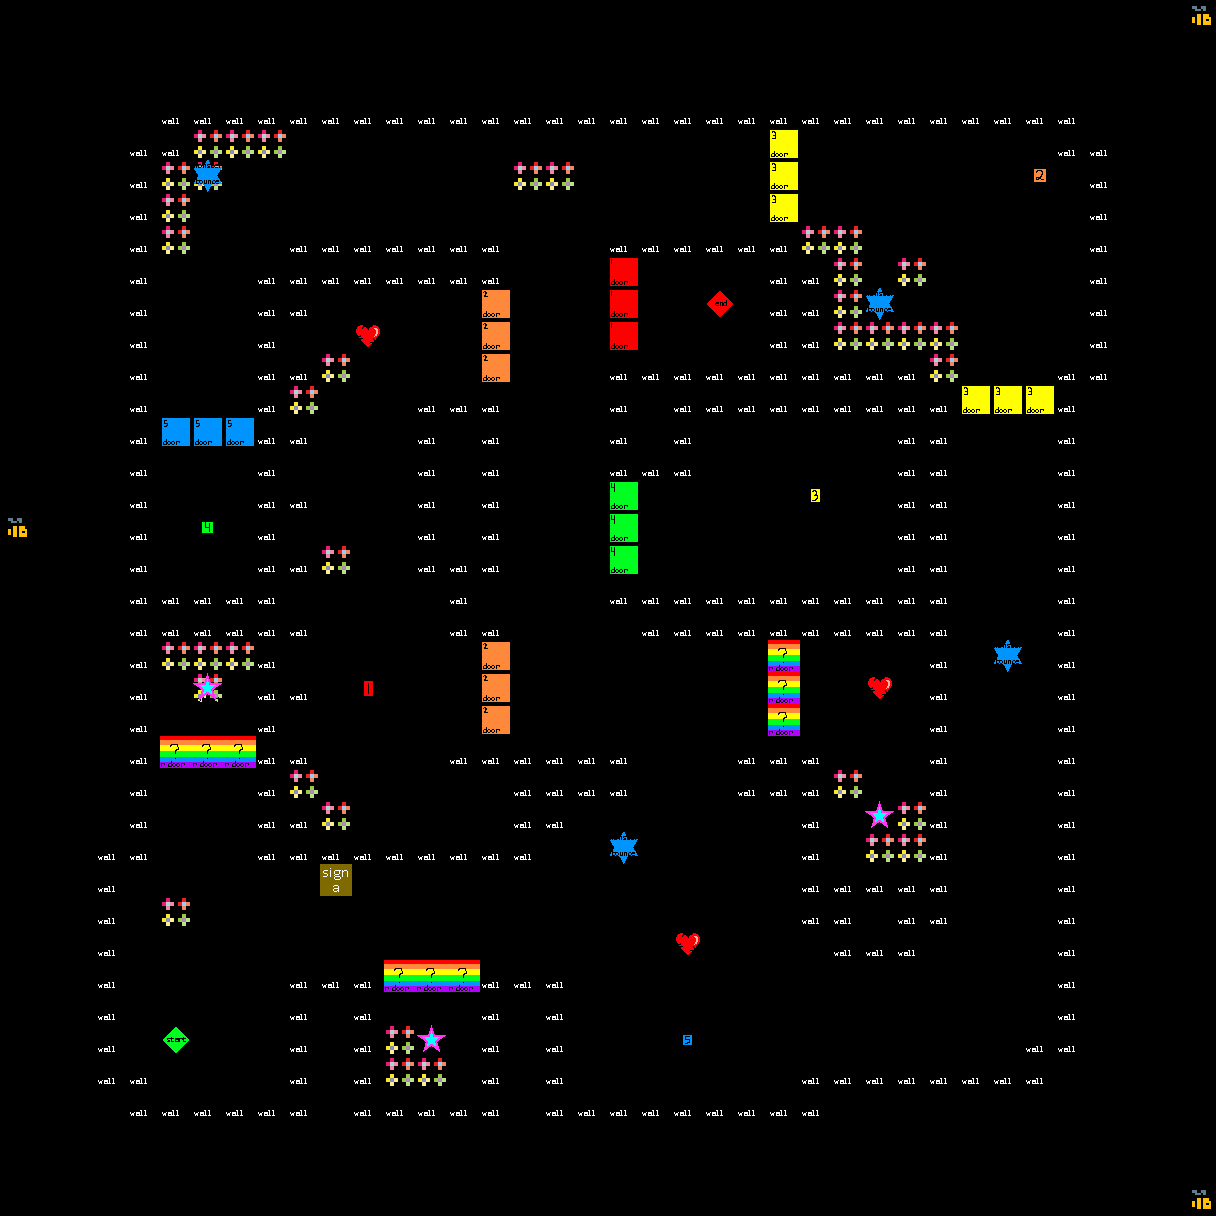

Below is a game level as drawn by its tile map, then a one-line description and the .tmx file that defines it, in full:
An orthogonal 38x38 tile map with 32x32 px tiles, 2 tile layers (Back, Game).

<map version="1.0" tiledversion="1.1.5" orientation="orthogonal" renderorder="right-down" width="38" height="38" tilewidth="32" tileheight="32" infinite="0" nextobjectid="1">
 <tileset firstgid="1" name="SampleMap" tilewidth="32" tileheight="32" tilecount="64" columns="8">
  <image source="SampleMap.png" width="256" height="256" />
 </tileset>
 <layer name="Back" width="38" height="38">
  <data encoding="csv">
0,0,0,0,0,0,0,0,0,0,0,0,0,0,0,0,0,0,0,0,0,0,0,0,0,0,0,0,0,0,0,0,0,0,0,0,0,51,
0,0,0,0,0,0,0,0,0,0,0,0,0,0,0,0,0,0,0,0,0,0,0,0,0,0,0,0,0,0,0,0,0,0,0,0,0,0,
0,0,0,0,0,0,0,0,0,0,0,0,0,0,0,0,0,0,0,0,0,0,0,0,0,0,0,0,0,0,0,0,0,0,0,0,0,0,
0,0,0,0,0,0,0,0,0,0,0,0,0,0,0,0,0,0,0,0,0,0,0,0,0,0,0,0,0,0,0,0,0,0,0,0,0,0,
0,0,0,0,0,0,50,50,50,0,0,0,0,0,0,0,0,0,0,0,0,0,0,0,0,0,0,0,0,0,0,0,0,0,0,0,0,0,
0,0,0,0,0,50,50,0,0,0,0,0,0,0,0,0,50,50,0,0,0,0,0,0,0,0,0,0,0,0,0,0,0,0,0,0,0,0,
0,0,0,0,0,50,0,0,0,0,0,0,0,0,0,0,0,0,0,0,0,0,0,0,0,0,0,0,0,0,0,0,0,0,0,0,0,0,
0,0,0,0,0,50,0,0,0,0,0,0,0,0,0,0,0,0,0,0,0,0,0,0,0,50,50,0,0,0,0,0,0,0,0,0,0,0,
0,0,0,0,0,0,0,0,0,0,0,0,0,0,0,0,0,0,0,0,0,0,0,0,0,0,50,0,50,0,0,0,0,0,0,0,0,0,
0,0,0,0,0,0,0,0,0,0,0,0,0,0,0,0,0,0,0,0,0,0,0,0,0,0,50,0,0,0,0,0,0,0,0,0,0,0,
0,0,0,0,0,0,0,0,0,0,0,0,0,0,0,0,0,0,0,0,0,0,0,0,0,0,50,50,50,50,0,0,0,0,0,0,0,0,
0,0,0,0,0,0,0,0,0,0,50,0,0,0,0,0,0,0,0,0,0,0,0,0,0,0,0,0,0,50,0,0,0,0,0,0,0,0,
0,0,0,0,0,0,0,0,0,50,0,0,0,0,0,0,0,0,0,0,0,0,0,0,0,0,0,0,0,0,0,0,0,0,0,0,0,0,
0,0,0,0,0,0,0,0,0,0,0,0,0,0,0,0,0,0,0,0,0,0,0,0,0,0,0,0,0,0,0,0,0,0,0,0,0,0,
0,0,0,0,0,0,0,0,0,0,0,0,0,0,0,0,0,0,0,0,0,0,0,0,0,0,0,0,0,0,0,0,0,0,0,0,0,0,
0,0,0,0,0,0,0,0,0,0,0,0,0,0,0,0,0,0,0,0,0,0,0,0,0,0,0,0,0,0,0,0,0,0,0,0,0,0,
51,0,0,0,0,0,0,0,0,0,0,0,0,0,0,0,0,0,0,0,0,0,0,0,0,0,0,0,0,0,0,0,0,0,0,0,0,0,
0,0,0,0,0,0,0,0,0,0,50,0,0,0,0,0,0,0,0,0,0,0,0,0,0,0,0,0,0,0,0,0,0,0,0,0,0,0,
0,0,0,0,0,0,0,0,0,0,0,0,0,0,0,0,0,0,0,0,0,0,0,0,0,0,0,0,0,0,0,0,0,0,0,0,0,0,
0,0,0,0,0,0,0,0,0,0,0,0,0,0,0,0,0,0,0,0,0,0,0,0,0,0,0,0,0,0,0,0,0,0,0,0,0,0,
0,0,0,0,0,50,50,50,0,0,0,0,0,0,0,0,0,0,0,0,0,0,0,0,0,0,0,0,0,0,0,0,0,0,0,0,0,0,
0,0,0,0,0,0,50,0,0,0,0,0,0,0,0,0,0,0,0,0,0,0,0,0,0,0,0,0,0,0,0,0,0,0,0,0,0,0,
0,0,0,0,0,0,0,0,0,0,0,0,0,0,0,0,0,0,0,0,0,0,0,0,0,0,0,0,0,0,0,0,0,0,0,0,0,0,
0,0,0,0,0,0,0,50,0,0,0,0,0,0,0,0,0,0,0,0,0,0,0,0,0,0,0,0,0,0,0,0,0,0,0,0,0,0,
0,0,0,0,0,0,0,0,0,50,0,0,0,0,0,0,0,0,0,0,0,0,0,0,0,0,50,0,0,0,0,0,0,0,0,0,0,0,
0,0,0,0,0,0,0,0,0,0,50,0,0,0,0,0,0,0,0,0,0,0,0,0,0,0,0,0,50,0,0,0,0,0,0,0,0,0,
0,0,0,0,0,0,0,0,0,0,0,0,0,0,0,0,0,0,0,0,0,0,0,0,0,0,0,50,50,0,0,0,0,0,0,0,0,0,
0,0,0,0,0,0,0,0,0,0,0,0,0,0,0,0,0,0,0,0,0,0,0,0,0,0,0,0,0,0,0,0,0,0,0,0,0,0,
0,0,0,0,0,50,0,0,0,0,0,0,0,0,0,0,0,0,0,0,0,0,0,0,0,0,0,0,0,0,0,0,0,0,0,0,0,0,
0,0,0,0,0,0,0,0,0,0,0,0,0,0,0,0,0,0,0,0,0,0,0,0,0,0,0,0,0,0,0,0,0,0,0,0,0,0,
0,0,0,0,0,0,0,0,0,0,0,0,0,0,0,0,0,0,0,0,0,0,0,0,0,0,0,0,0,0,0,0,0,0,0,0,0,0,
0,0,0,0,0,0,0,0,0,0,0,0,0,0,0,0,0,0,0,0,0,0,0,0,0,0,0,0,0,0,0,0,0,0,0,0,0,0,
0,0,0,0,0,0,0,0,0,0,0,0,50,0,0,0,0,0,0,0,0,0,0,0,0,0,0,0,0,0,0,0,0,0,0,0,0,0,
0,0,0,0,0,0,0,0,0,0,0,0,50,50,0,0,0,0,0,0,0,0,0,0,0,0,0,0,0,0,0,0,0,0,0,0,0,0,
0,0,0,0,0,0,0,0,0,0,0,0,0,0,0,0,0,0,0,0,0,0,0,0,0,0,0,0,0,0,0,0,0,0,0,0,0,0,
0,0,0,0,0,0,0,0,0,0,0,0,0,0,0,0,0,0,0,0,0,0,0,0,0,0,0,0,0,0,0,0,0,0,0,0,0,0,
0,0,0,0,0,0,0,0,0,0,0,0,0,0,0,0,0,0,0,0,0,0,0,0,0,0,0,0,0,0,0,0,0,0,0,0,0,0,
0,0,0,0,0,0,0,0,0,0,0,0,0,0,0,0,0,0,0,0,0,0,0,0,0,0,0,0,0,0,0,0,0,0,0,0,0,51
</data>
 </layer>
 <layer name="Game" width="38" height="38">
  <data encoding="csv">
0,0,0,0,0,0,0,0,0,0,0,0,0,0,0,0,0,0,0,0,0,0,0,0,0,0,0,0,0,0,0,0,0,0,0,0,0,0,
0,0,0,0,0,0,0,0,0,0,0,0,0,0,0,0,0,0,0,0,0,0,0,0,0,0,0,0,0,0,0,0,0,0,0,0,0,0,
0,0,0,0,0,0,0,0,0,0,0,0,0,0,0,0,0,0,0,0,0,0,0,0,0,0,0,0,0,0,0,0,0,0,0,0,0,0,
0,0,0,0,0,1,1,1,1,1,1,1,1,1,1,1,1,1,1,1,1,1,1,1,1,1,1,1,1,1,1,1,1,1,0,0,0,0,
0,0,0,0,1,1,2,2,2,2,2,2,2,2,2,2,2,2,2,2,2,2,2,2,13,2,2,2,2,2,2,2,2,1,1,0,0,0,
0,0,0,0,1,2,18,2,2,2,2,2,2,2,2,2,2,2,2,2,2,2,2,2,13,2,2,2,2,2,2,2,4,2,1,0,0,0,
0,0,0,0,1,2,2,2,2,2,2,2,2,2,2,2,2,2,2,2,2,2,2,2,13,2,2,2,2,2,2,2,2,2,1,0,0,0,
0,0,0,0,1,2,2,2,2,1,1,1,1,1,1,1,2,2,2,1,1,1,1,1,1,2,2,2,2,2,2,2,2,2,1,0,0,0,
0,0,0,0,1,2,2,2,1,1,1,1,1,1,1,1,2,2,2,11,2,2,2,2,1,1,2,2,2,2,2,2,2,2,1,0,0,0,
0,0,0,0,1,2,2,2,1,1,2,2,2,2,2,12,2,2,2,11,2,2,10,2,1,1,2,18,2,2,2,2,2,2,1,0,0,0,
0,0,0,0,1,2,2,2,1,2,2,29,2,2,2,12,2,2,2,11,2,2,2,2,1,1,2,2,2,2,2,2,2,2,1,0,0,0,
0,0,0,0,1,2,2,2,1,1,2,2,2,2,2,12,2,2,2,1,1,1,1,1,1,1,1,1,1,2,2,2,2,1,1,0,0,0,
0,0,0,0,1,2,2,2,1,2,2,2,2,1,1,1,2,2,2,1,0,1,1,1,1,1,1,1,1,1,13,13,13,1,0,0,0,0,
0,0,0,0,1,15,15,15,1,1,2,2,2,1,0,1,2,2,2,1,0,1,2,2,2,2,2,2,1,1,2,2,2,1,0,0,0,0,
0,0,0,0,1,2,2,2,1,2,2,2,2,1,0,1,2,2,2,1,1,1,2,2,2,2,2,2,1,1,2,2,2,1,0,0,0,0,
0,0,0,0,1,2,2,2,1,1,2,2,2,1,0,1,2,2,2,14,2,2,2,2,2,5,2,2,1,1,2,2,2,1,0,0,0,0,
0,0,0,0,1,2,6,2,1,2,2,2,2,1,0,1,2,2,2,14,2,2,2,2,2,2,2,2,1,1,2,2,2,1,0,0,0,0,
0,0,0,0,1,2,2,2,1,1,2,2,2,1,1,1,2,2,2,14,2,2,2,2,2,2,2,2,1,1,2,2,2,1,0,0,0,0,
0,0,0,0,1,1,1,1,1,2,2,2,2,2,1,2,2,2,2,1,1,1,1,1,1,1,1,1,1,1,2,2,2,1,0,0,0,0,
0,0,0,0,1,1,1,1,1,1,2,2,2,2,1,1,2,2,2,2,1,1,1,1,1,1,1,1,1,1,2,2,2,1,0,0,0,0,
0,0,0,0,1,2,2,2,1,2,2,2,2,2,2,12,2,2,2,2,2,2,2,2,19,2,2,2,2,1,2,18,2,1,0,0,0,0,
0,0,0,0,1,2,17,2,1,1,2,3,2,2,2,12,2,2,2,2,2,2,2,2,19,2,2,29,2,1,2,2,2,1,0,0,0,0,
0,0,0,0,1,2,2,2,1,2,2,2,2,2,2,12,2,2,2,2,2,2,2,2,19,2,2,2,2,1,2,2,2,1,0,0,0,0,
0,0,0,0,1,19,19,19,1,1,2,2,2,2,1,1,1,1,1,1,2,2,2,1,1,1,2,2,2,1,2,2,2,1,0,0,0,0,
0,0,0,0,1,2,2,2,1,2,2,2,2,2,2,2,1,1,1,1,2,2,2,1,1,1,2,2,2,1,2,2,2,1,0,0,0,0,
0,0,0,0,1,2,2,2,1,1,2,2,2,2,2,2,1,1,2,2,2,2,2,2,2,1,2,17,2,1,2,2,2,1,0,0,0,0,
0,0,0,1,1,2,2,2,1,1,1,1,1,1,1,1,1,2,2,18,2,2,2,2,2,1,2,2,2,1,2,2,2,1,0,0,0,0,
0,0,0,1,2,2,2,2,2,2,20,2,2,2,2,2,2,2,2,2,2,2,2,2,2,1,1,1,1,1,2,2,2,1,0,0,0,0,
0,0,0,1,2,2,2,2,2,2,2,2,2,2,2,2,2,2,2,2,2,2,2,2,2,1,1,0,1,1,2,2,2,1,0,0,0,0,
0,0,0,1,2,2,2,2,2,2,2,2,2,2,2,2,2,2,2,2,2,29,2,2,2,2,1,1,1,2,2,2,2,1,0,0,0,0,
0,0,0,1,2,2,2,2,2,1,1,1,19,19,19,1,1,1,2,2,2,2,2,2,2,2,2,2,2,2,2,2,2,1,0,0,0,0,
0,0,0,1,2,2,2,2,2,1,0,1,2,2,2,1,0,1,2,2,2,2,2,2,2,2,2,2,2,2,2,2,2,1,0,0,0,0,
0,0,0,1,2,9,2,2,2,1,0,1,2,17,2,1,0,1,2,2,2,7,2,2,2,2,2,2,2,2,2,2,1,1,0,0,0,0,
0,0,0,1,1,2,2,2,2,1,0,1,2,2,2,1,0,1,2,2,2,2,2,2,2,1,1,1,1,1,1,1,1,0,0,0,0,0,
0,0,0,0,1,1,1,1,1,1,0,1,1,1,1,1,0,1,1,1,1,1,1,1,1,1,0,0,0,0,0,0,0,0,0,0,0,0,
0,0,0,0,0,0,0,0,0,0,0,0,0,0,0,0,0,0,0,0,0,0,0,0,0,0,0,0,0,0,0,0,0,0,0,0,0,0,
0,0,0,0,0,0,0,0,0,0,0,0,0,0,0,0,0,0,0,0,0,0,0,0,0,0,0,0,0,0,0,0,0,0,0,0,0,0,
0,0,0,0,0,0,0,0,0,0,0,0,0,0,0,0,0,0,0,0,0,0,0,0,0,0,0,0,0,0,0,0,0,0,0,0,0,0
</data>
 </layer>
</map>
